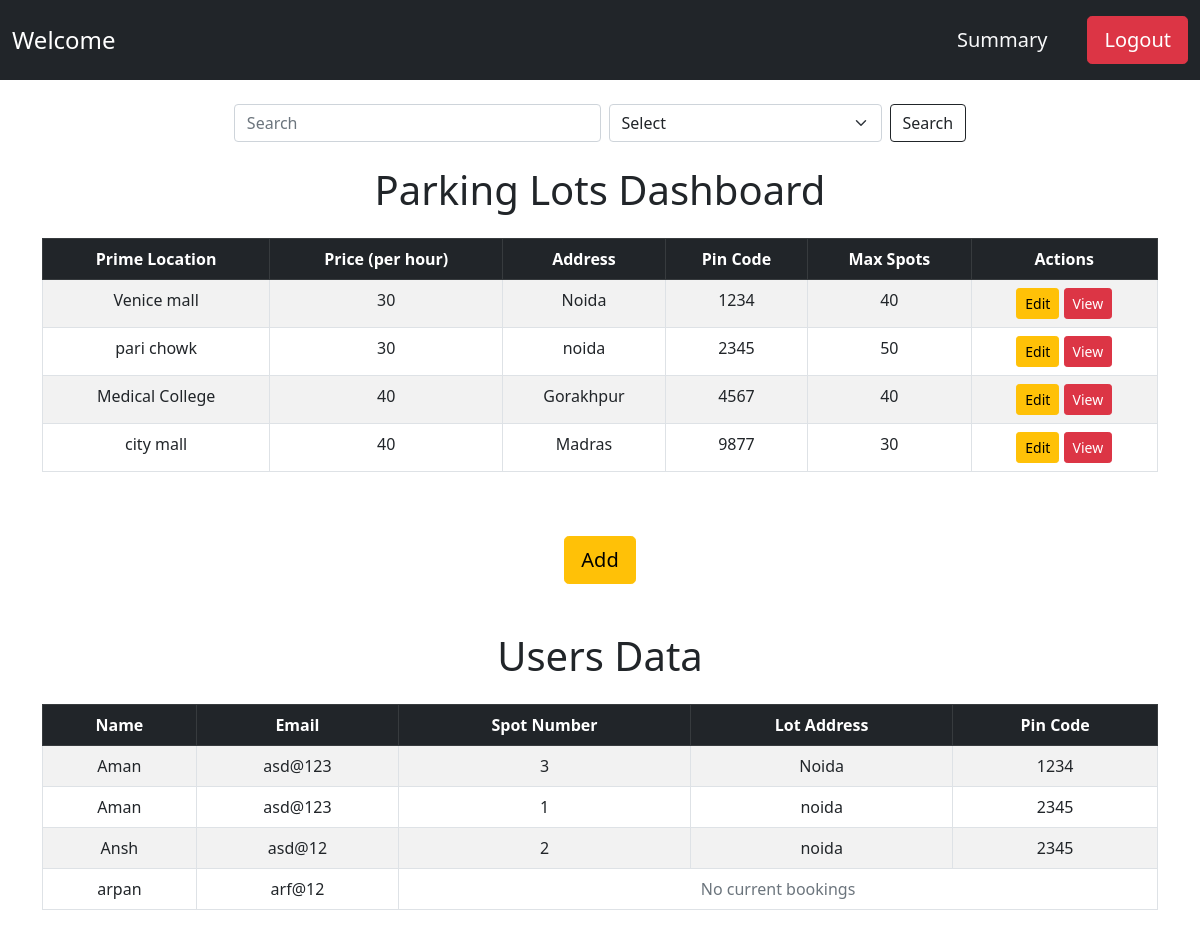
The page /admin.html on the database as committed earlier.
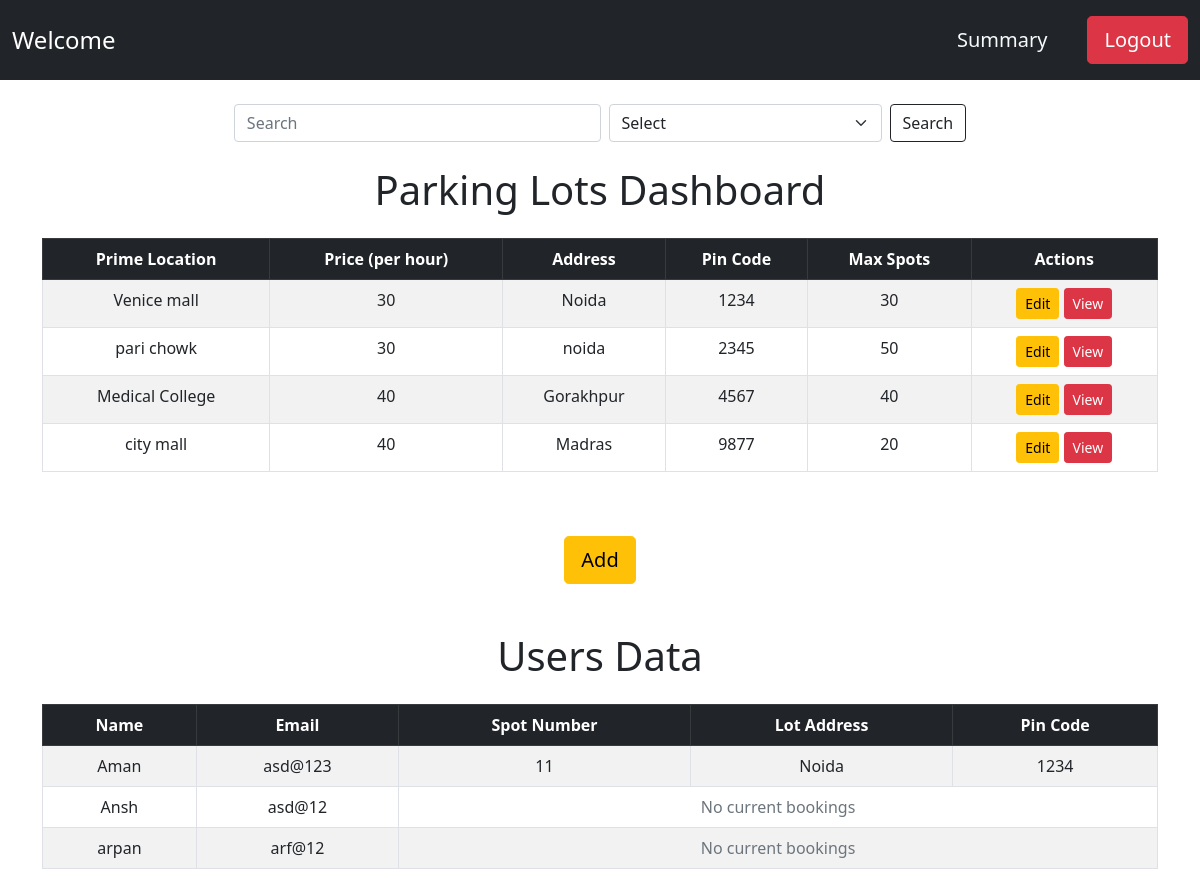
The same page on the database as committed later.
### models.py (models this page shows)
class Lot(db.Model):
    id = db.Column(db.Integer, primary_key=True)
    prime_location = db.Column(db.String(), unique=True, nullable=False)
    price = db.Column(db.Integer, nullable=False)
    address = db.Column(db.String(), unique=True, nullable=False)
    pin_code = db.Column(db.Integer, nullable=False)
    maximum_spots = db.Column(db.Integer)
    spots = db.relationship('Spot', backref='lot', lazy=True)

class User(db.Model):
    id = db.Column(db.Integer, primary_key=True)
    username = db.Column(db.String(), unique=True, nullable=False)
    email = db.Column(db.String(), unique=True, nullable=False)
    password = db.Column(db.String(), nullable=False)
    role = db.Column(db.String(), default='user')
    location = db.Column(db.String(), unique=False, nullable=True)
    vehicle_number = db.Column(db.String(), unique=True,nullable=True)
    pin = db.Column(db.Integer,nullable=True)
    posts = db.relationship('Release', backref='user', lazy=True)

class Spot(db.Model):
    id = db.Column(db.Integer, primary_key=True)
    lot_id = db.Column(db.Integer, db.ForeignKey('lot.id'), nullable=False)
    user_id = db.Column(db.Integer, db.ForeignKey('user.id'), nullable=True)
    spot_number = db.Column(db.Integer, nullable = False)
    status = db.Column(db.String(), default='available')
    user = db.relationship('User', backref='spots')
    releases = db.relationship('Release', backref='spot', lazy=True)

### app.py (the view)
@app.route('/admin.html', methods=['GET', 'POST'])
def admin():
    lots = Lot.query.all()
    users = User.query.filter(User.role == 'user').all()
    return render_template('admin.html', lots = lots, users=users)

### templates/admin.html (shortened to what this page needs)
<!DOCTYPE html>
<html lang="en">
<head>
 <link href="https://cdn.jsdelivr.net/npm/bootstrap@5.0.2/dist/css/bootstrap.min.css" rel="stylesheet">
</head>
<body>
<nav class="navbar navbar-dark bg-dark py-3">
  <div class="container-fluid">
    <a class="navbar-brand fs-4" href="#">Welcome {{ user }}</a>
    <div class="d-flex align-items-center gap-4">
      <a class="nav-link text-light fs-5" href="/summary">Summary</a>
      <a class="btn btn-lg btn-danger" href="/login">Logout</a>
    </div>
  </div>
</nav>
<div class="container my-4">
  <form class="row g-2 justify-content-center align-items-center" action="/search" method="get">
    <div class="col-md-4">
      <input class="form-control" type="search" placeholder="Search" aria-label="Search" name="search" required>
    </div>
    <div class="col-md-3">
      <select class="form-select" aria-label="Select search key" name="key" required>
        <option value="" disabled selected>Select</option>
      </select>
    </div>
    <div class="col-auto">
      <button class="btn btn-outline-dark" type="submit">Search</button>
    </div>
  </form>
</div>
<h1 class="text-center my-4">Parking Lots Dashboard</h1>
<div class="container mb-5" style="max-height: 400px; overflow-y: auto;">
  <table class="table table-bordered table-striped text-center">
    <thead class="table-dark">
      <tr>
        <th>Prime Location</th>
        <th>Price (per hour)</th>
        <th>Address</th>
        <th>Pin Code</th>
        <th>Max Spots</th>
        <th>Actions</th>
      </tr>
    </thead>
    <tbody>
      {% for lot in lots %}
      <tr>
        <td>{{ lot.prime_location }}</td>
        <td>{{ lot.price }}</td>
        <td>{{ lot.address }}</td>
        <td>{{ lot.pin_code }}</td>
        <td>{{ lot.maximum_spots }}</td>
        <td>
          <a href="{{ url_for('edit_parking', lot_id=lot.id) }}" class="btn btn-warning btn-sm">Edit</a>
          <a href="{{ url_for('view_spot', lot_id=lot.id) }}" class="btn btn-danger btn-sm">View</a>
        </td>
      </tr>
      {% endfor %}
    </tbody>
  </table>
</div>
<div class="text-center mb-5">
  <a href="/new_parking.html" class="btn btn-warning btn-lg">Add</a>
</div>
<h1 class="text-center my-4">Users Data</h1>
<div class="container mb-5" style="max-height: 400px; overflow-y: auto;">
  <table class="table table-bordered table-striped text-center">
    <thead class="table-dark">
      <tr>
        <th>Name</th>
        <th>Email</th>
        <th>Spot Number</th>
        <th>Lot Address</th>
        <th>Pin Code</th>
      </tr>
    </thead>
    <tbody>
      {% for user in users %}
        {% set booked_spots = user.spots | selectattr('status', 'equalto', 'Booked') | list %}
        {% if booked_spots %}
          {% for spot in booked_spots %}
          <tr>
            <td>{{ user.username }}</td>
            <td>{{ user.email }}</td>
            <td>{{ spot.spot_number }}</td>
            <td>{{ spot.lot.address }}</td>
            <td>{{ spot.lot.pin_code }}</td>
          </tr>
          {% endfor %}
        {% else %}
          <tr>
            <td>{{ user.username }}</td>
            <td>{{ user.email }}</td>
            <td colspan="3" class="text-muted">No current bookings</td>
          </tr>
        {% endif %}
      {% endfor %}
    </tbody>
  </table>
</div>
</body>
</html>

Rows that differ between the two databases and show on the page:
changed Lot "Venice mall": maximum_spots "40" → "30"
changed Lot "city mall": maximum_spots "30" → "20"
changed User "Aman": loses Spot ({{ user.username }} "Aman", {{ user.email }} "asd@123", spot_number "3", lot.address "Noida", lot.pin_code "1234"); loses Spot ({{ user.username }} "Aman", {{ user.email }} "asd@123", spot_number "1", lot.address "noida", lot.pin_code "2345"); gains Spot ({{ user.username }} "Aman", {{ user.email }} "asd@123", spot_number "11", lot.address "Noida", lot.pin_code "1234")
now on one of the page's lists (row unchanged): User: username "Ansh", email "asd@12"
changed User "Ansh": loses Spot ({{ user.username }} "Ansh", {{ user.email }} "asd@12", spot_number "2", lot.address "noida", lot.pin_code "2345")
